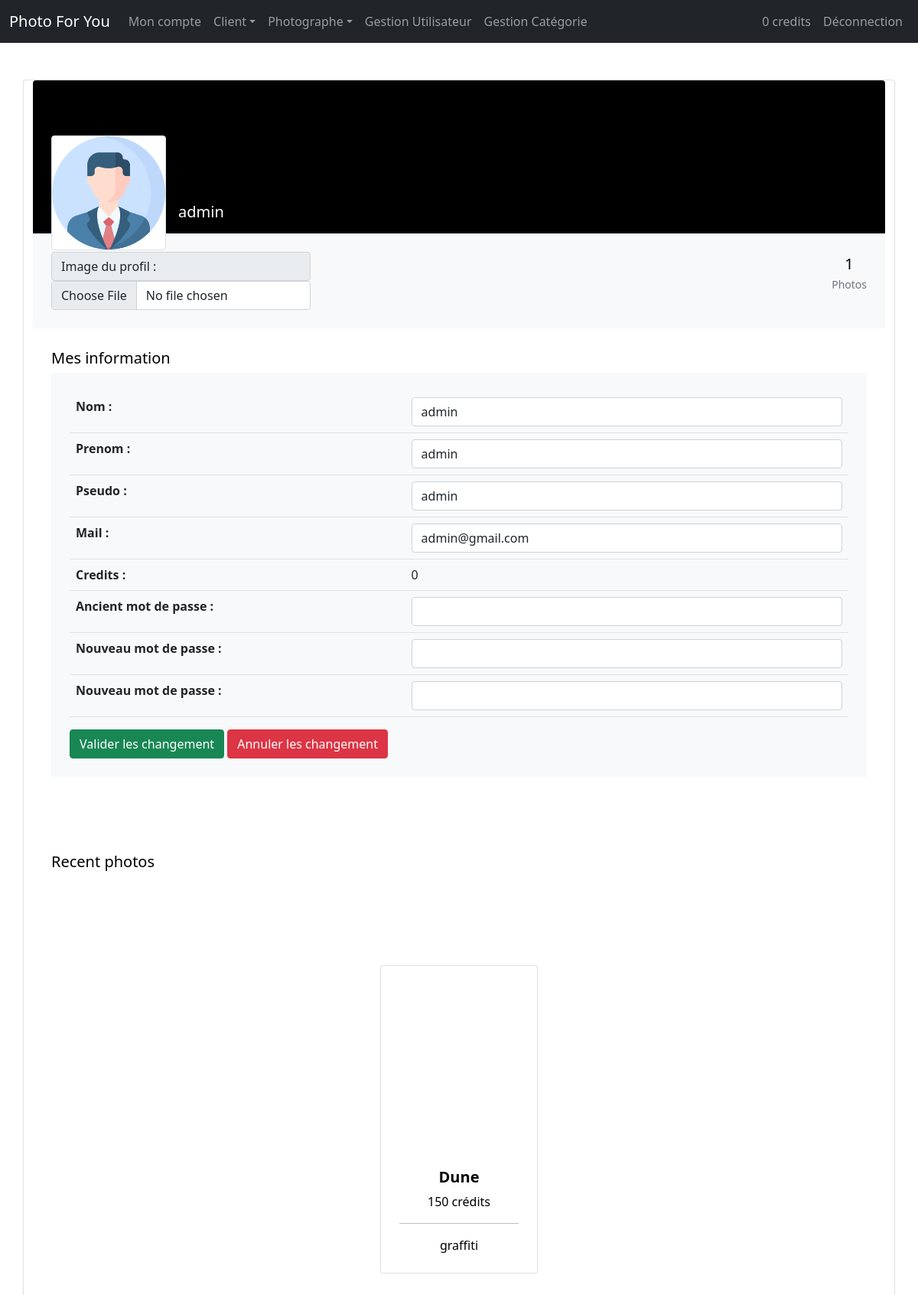
Page /edit-profil.php?id=1 (signed in) on the earlier database version.
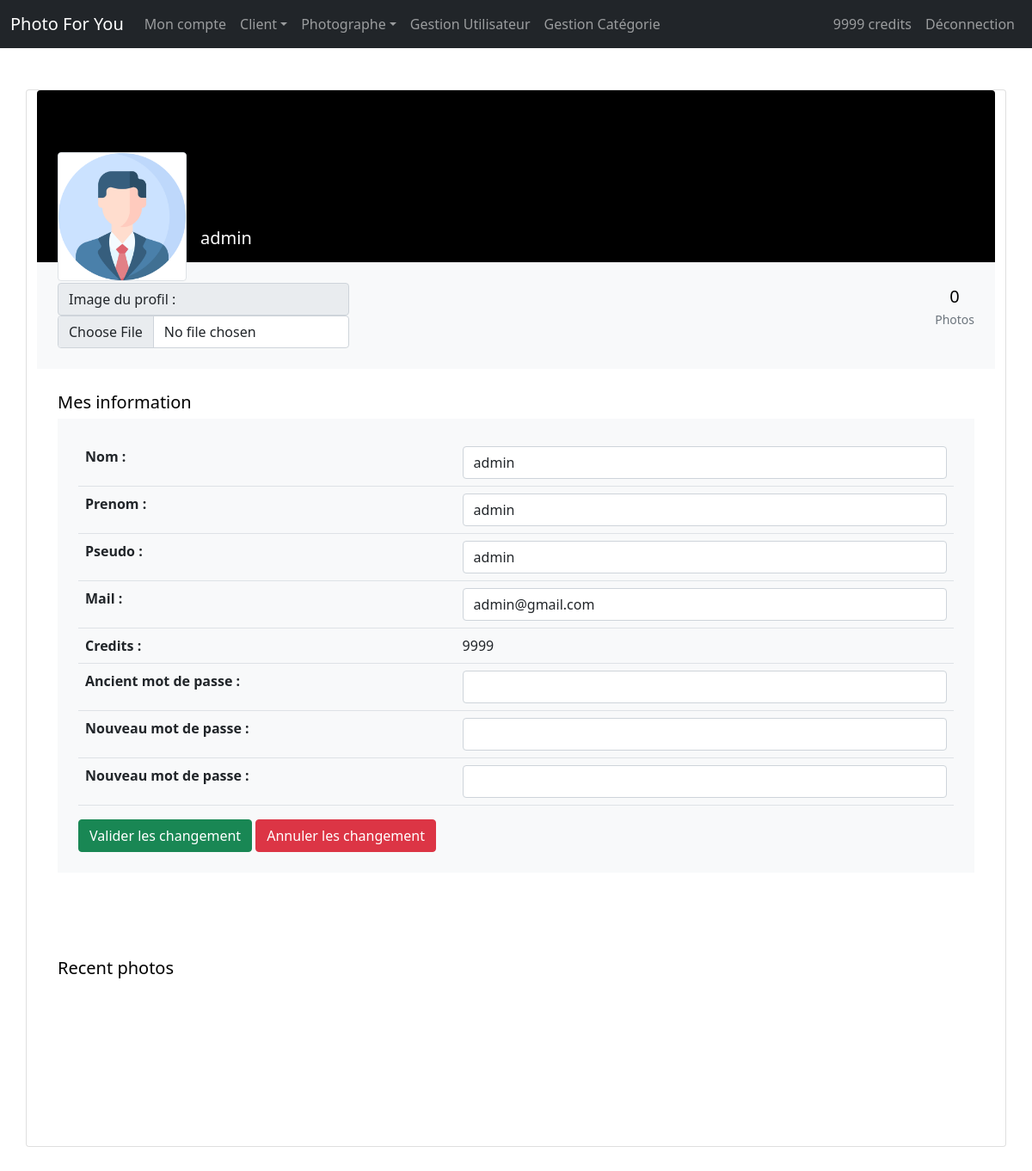
Same page on the later database version.
### tables this page shows
CREATE TABLE `navbar` (
  `id` int(11) NOT NULL,
  `acte` varchar(40) NOT NULL,
  `lien` varchar(40) NOT NULL,
  `droit` int(11) NOT NULL
);

CREATE TABLE `user` (
  `id` int(11) NOT NULL,
  `nom` varchar(40) NOT NULL,
  `prenom` varchar(40) NOT NULL,
  `pseudo` varchar(20) NOT NULL,
  `img_profil` varchar(50) NOT NULL,
  `mail` varchar(40) NOT NULL,
  `mdp` varchar(40) NOT NULL,
  `grade` varchar(40) NOT NULL,
  `SIRET` varchar(14) DEFAULT NULL,
  `credits` int(11) NOT NULL DEFAULT '0',
  `etat` varchar(15) NOT NULL
);

CREATE TABLE `image` (
  `id_image` int(11) NOT NULL,
  `nom_image` varchar(20) NOT NULL,
  `prix_image` int(11) NOT NULL,
  `chemin_image` varchar(60) NOT NULL,
  `nom_categorie` varchar(60) NOT NULL,
  `id_vendeur` int(11) NOT NULL,
  `id_acheteur` int(11) DEFAULT NULL
);

### edit-profil.php (the view, shortened to what the changed rows need)
<!DOCTYPE html>
<html lang="fr">
<head>
	<?php include "includes/head.php"; ?>
</head>
	<body>
		<?php
		include "includes/bdd.php";
		include "includes/nav.php";
        $id = $_GET['id'];
    $req = $bdd->prepare("SELECT * FROM image WHERE id_vendeur = '$id'");
    $req->execute();
    $nb_image = $req->rowCount();
    $req = $bdd->query("SELECT * FROM user WHERE id = '$id'");
    $data = $req->fetchAll();
    foreach ($data as $li){
?>
<section class="h-100 gradient-custom-2">
    <div class="container py-5 h-100">
        <div class="row d-flex justify-content-center align-items-center h-100">
            <div class="card">
      <form method="post" enctype="multipart/form-data">
        <div class="rounded-top text-white d-flex flex-row" style="background-color: #000; height:200px;">
            <div class="ms-4 mt-5 d-flex flex-column text-black">
                <div style="z-index:1;">
                  <div id="output" class="img-fluid img-thumbnail mt-4 mb-2" style="background-size: cover; width: 150px; height: 150px; background-image:url(<?php echo $li['img_profil']; ?>)"></div>
                </div>
            </div>
            <div class="ms-3" style="margin-top: 160px;">
                <h5><?php echo $li['pseudo']; ?></h5>
            </div>
        </div>
        <div class="p-4 text-black" style="background-color: #f8f9fa;">
            <div class="row">
                <div class="col-7 col-md-6 col-lg-4">
                    <label for="img_profil" class="input-group-text">Image du profil :</label>
                    <input type="file" class="form-control" name="img_profil" id="img_profil" onchange="loadFile(event)">
                </div>
                <div class="col">
                    <div class="d-flex justify-content-end text-center py-1">
                        <div>
                            <p class="mb-1 h5"><?php echo $nb_image; ?></p>
                            <p class="small text-muted mb-0">Photos</p>
                        </div>
                    </div>
                </div>
            </div>
        </div>
        <div class="card-body p-4 text-black">
          <div class="mb-5">
            <p class="lead fw-normal mb-1">Mes information</p>
            <div class="p-4" style="background-color: #f8f9fa;">
              <table class="table">
                <tbody>
                  <tr>
                    <th scope="row">Nom :</th>
                    <td><input type="text" class="form-control" name="nom" pattern="[a-zA-Zéè]{3,15}" value="<?php echo $li['nom']; ?>" required></td>
                  </tr>
                  <tr>
                    <th scope="row">Prenom :</th>
                    <td><input type="text" class="form-control" name="prenom" pattern="[a-zA-Zéè]{3,15}" value="<?php echo $li['prenom']; ?>" required></td>
                  </tr>
                  <tr>
                    <th scope="row">Pseudo :</th>
                    <td><input type="text" class="form-control" name="pseudo" pattern="[a-zA-Zéè]{3,15}" value="<?php echo $li['pseudo']; ?>" required></td>
                  </tr>
                  <tr>
                    <th scope="row">Mail :</th>
                    <td><input type="text" class="form-control" name="mail" pattern="[a-z0-9._%+-éèàùç]+@[a-z0-9.-]+\.[a-z]{2,3}" value="<?php echo $li['mail']; ?>" required></td>
                  </tr>
                  <tr>
                    <th scope="row">Credits :</th>
                    <td><?php echo $li['credits']; ?></td>
                  </tr>
                  <tr>
                    <th scope="row">Ancient mot de passe :</th>
                    <td><input type="password" class="form-control" name="old-password" required></td>
                  </tr>
                  <tr>
                    <th scope="row">Nouveau mot de passe :</th>
                    <td><input type="password" class="form-control" name="new-password1"></td>
                  </tr>
                  <tr>
                    <th scope="row">Nouveau mot de passe :</th>
                    <td><input type="password" class="form-control" name="new-password2"></td>
                  </tr>
                </tbody>
              </table>
              <button type="submit" name="edit-valid" class="btn btn-success">Valider les changement</button>
              <a href="profil.php?id=<?php echo $li['id']; ?>" class="btn btn-danger">Annuler les changement</a>
            </div>
          </div>
        </div>
      </form>
      <div class="card-body p-4 text-black">
        <div class="d-flex justify-content-between align-items-center mb-4">
          <p class="lead fw-normal mb-0">Recent photos</p>
        </div>
        <div class="row g-2">
        <?php
          $req_img = $bdd->query("SELECT * FROM Image WHERE id_vendeur = '$id' AND id_acheteur IS NULL");
          $req_img->execute();
          $data_img = $req_img->fetchAll();
          echo '<section class="py-5">';
          echo '<div class="container px-4 px-lg-5 mt-5">';
          echo '<div class="row gx-4 gx-lg-5 row-cols-2 row-cols-md-3 row-cols-xl-4 justify-content-center">';
          foreach ($data_img as $li_img){
                    echo '<div class="col mb-5">';
            echo '	<a style="text-decoration:none; color:black;" href="categorie.php?categorie='.$li_img['nom_categorie'].'&img='.$li_img['id_image'].'">';
                    echo '		<div class="card h-100">';
            echo '			<div style="background-size: cover; width: auto; height: 15em; background-image:url('.$li_img['chemin_image'].')"></div>';
                    echo '			<div class="card-body p-4">';
                    echo '				<div class="text-center">';
                    echo '					<h5 class="fw-bolder">'.$li_img['nom_image'].'</h5>';
                    echo 					$li_img['prix_image'].' crédits <hr/>';
                    echo 					$li_img['nom_categorie'];
                    echo '				</div>';
                    echo '			</div>';
                    echo '		</div>';
            echo '	</a>';
            echo '</div>';
          }
          echo '</div>';
          echo '</div>';
          echo '</section>';
          ?>
        </div>
      </div>
            </div>
        </div>
    </div>
</section>
<?php
  }
?>
	</body>
</html>

### includes/nav.php (shortened to what the changed rows need)
<nav class="navbar navbar-expand-lg navbar-dark bg-dark">
  <div class="container-fluid">
    <div class="collapse navbar-collapse" id="navbarSupportedContent">
      <ul class="navbar-nav me-auto">
<?php
        if(isset($_SESSION['grade'])){
          if($_SESSION['grade'] == 'admin'){
            $req = $bdd->query("SELECT acte, lien FROM navbar WHERE droit=3");
            $data = $req->fetchAll();
            foreach ($data as $li){
              echo '<li class="nav-item"><a class="nav-link" href='.$li['lien'].'>'.$li['acte'].'</a></li>';
            }
          }
        }
?>
      </ul>
      <ul class="navbar-nav">
<?php
        if (isset($_SESSION['grade'])) {
          $req = $bdd->prepare("SELECT credits FROM user WHERE id = :id");
          $req->bindValue(':id', $_SESSION['id']);
          $req->execute();
          $data = $req->fetch(\PDO::FETCH_OBJ);
          $credits = $data->credits;
          echo '<li class="nav-item"><a class="nav-link" href="acheter-des-credits.php">'.$credits.' credits</a></li>';
        }
        ?>
      </ul>
    </div>
  </div>
</nav>

Differences in the rows shown:
removed image: nom_image "Dune", prix_image "150", nom_categorie "graffiti"
changed user "admin": credits "0" → "9999"; nb_image "1" → "0"
